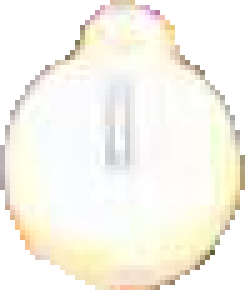
#> input picture segments/clock/clock_0_0000197.png, 50 x 58 px, given as the content of the folder w-hndkr5nq/home/dev/ClashVision/non-troop-dataset/images/val, which was not available (shown 5 times larger)
$ python get_arena_patches_from_segment.py
#> lines starting #> are read from the running program, lines starting #| are printed output that depends on the picture; after the words box and inside, x2 and y2 are one past the last pixel; in counts of white or black regions, pixels touching at a corner belong together; pictures that were not available may be replaced by others from this repository, and a replacement may not be noted
# synth_place_clocks.py
from pathlib import Path
import random, uuid, csv
from typing import Tuple
from PIL import Image, ImageFile
import numpy as np

from global_stuff.constants import BASE_DIR

# =========================
# CONFIG - set these paths
# =========================
ARENA_DIR      = BASE_DIR / "non-troop-dataset"/"images/val"     # folder of arena / live gameplay frames (RGB)
CLOCK_DIR      = BASE_DIR / "clock-segments"     # first dir (filenames like "0_*.png", "1_*.png", etc.)
BLUE_CLOCK_DIR = BASE_DIR /"segments"/"clock"       # second dir (only use files matching "clock_0_*.png", label them as 2)
OUTPUT_DIR     = BASE_DIR / "clock-validation-synth"   # where to save cropped composites + labels.csv

# per arena image: 10 from CLOCK_DIR, 1 from BLUE_CLOCK_DIR (label 2)
NUM_GENERAL_PER_ARENA = 2
NUM_BLUE_PER_ARENA    = 1

# crop padding around the visible clock (in pixels, computed as a fraction of the placed clock size)
PADDING_FRAC = 0.05  # 25% of max(w,h). Increase for more arena context.

# reproducibility
SEED = 1337
random.seed(SEED)
ImageFile.LOAD_TRUNCATED_IMAGES = True

# =========================
# helpers
# =========================
def list_images(folder: Path, exts=(".png", ".jpg", ".jpeg", ".webp", ".bmp", ".tif", ".tiff")):
    return sorted([p for p in folder.iterdir() if p.suffix.lower() in exts])

def ensure_output():
    OUTPUT_DIR.mkdir(parents=True, exist_ok=True)
    labels_csv = OUTPUT_DIR / "labels.csv"
    if not labels_csv.exists():
        with labels_csv.open("w", newline="") as f:
            w = csv.writer(f)
            w.writerow(["filename", "label"])
    return labels_csv

def parse_label_from_filename(fname: str) -> str:
    """
    For CLOCK_DIR files like '0_abcd1234.png' → '0'
    If not parsable, returns None.
    """
    stem = Path(fname).stem
    token = stem.split("_")[0]
    return token if token.isdigit() and token in ["0", "1", "2"] else None

def random_center(w: int, h: int) -> Tuple[int, int]:
    """Uniformly sample a center anywhere in the canvas."""
    cx = random.randint(0, max(0, w - 1))
    cy = random.randint(0, max(0, h - 1))
    return cx, cy

def place_patch_and_crop(arena_rgb: Image.Image, patch_rgba: Image.Image, center_xy=None, pad_frac=PADDING_FRAC):
    """
    Paste patch (with alpha) at random center (or provided), allow partial off-canvas,
    then crop a bounding box around the visible (non-transparent) pixels with padding.
    Returns (cropped_rgba or None).
    """
    W, H = arena_rgb.size
    patch_rgba = patch_rgba.convert("RGBA")
    pw, ph = patch_rgba.size

    # choose a random center if not provided
    if center_xy is None:
        cx, cy = random_center(W, H)
    else:
        cx, cy = center_xy

    # initial top-left where we'd place the full patch
    x0 = int(round(cx - pw / 2.0))
    y0 = int(round(cy - ph / 2.0))
    x1 = x0 + pw
    y1 = y0 + ph

    # intersection with arena bounds
    ix0 = max(0, x0); iy0 = max(0, y0)
    ix1 = min(W, x1); iy1 = min(H, y1)
    if ix0 >= ix1 or iy0 >= iy1:
        return None  # fully off-canvas, skip

    # crop the patch & mask to the intersection
    px0 = ix0 - x0; py0 = iy0 - y0
    px1 = px0 + (ix1 - ix0); py1 = py0 + (iy1 - iy0)
    visible_patch = patch_rgba.crop((px0, py0, px1, py1))  # RGBA
    mask = visible_patch.split()[3]  # alpha

    # compute tight bbox of non-zero alpha inside visible_patch
    mask_np = np.array(mask, dtype=np.uint8)
    ys, xs = np.where(mask_np > 0)
    if xs.size == 0:
        return None  # no visible pixels after clipping

    vx0, vx1 = int(xs.min()), int(xs.max()) + 1
    vy0, vy1 = int(ys.min()), int(ys.max()) + 1

    # paste onto a copy of arena to produce composite
    composite = arena_rgb.convert("RGBA").copy()
    composite.paste(visible_patch, (ix0, iy0), mask=mask)

    # bbox in arena coordinates for the visible alpha region
    bx0 = ix0 + vx0; by0 = iy0 + vy0
    bx1 = ix0 + vx1; by1 = iy0 + vy1

    # padding
    bw = bx1 - bx0; bh = by1 - by0
    pad = int(round(pad_frac * max(bw, bh)))
    cx0 = max(0, bx0 - pad); cy0 = max(0, by0 - pad)
    cx1 = min(W, bx1 + pad); cy1 = min(H, by1 + pad)

    if cx0 >= cx1 or cy0 >= cy1:
        return None

    crop_rgba = composite.crop((cx0, cy0, cx1, cy1))
    return crop_rgba

def save_patch_and_label(img_rgba: Image.Image, label: str, labels_csv: Path):
    uid = uuid.uuid4().hex[:8]
    out_name = f"{label}_{uid}.png"
    out_path = OUTPUT_DIR / out_name
    img_rgba.save(out_path)
    with labels_csv.open("a", newline="") as f:
        w = csv.writer(f)
        w.writerow([out_name, label])

# =========================
# main
# =========================
def main():
    labels_csv = ensure_output()

    # gather files
    arenas = list_images(ARENA_DIR)
    general = list_images(CLOCK_DIR)
    blue    = [p for p in list_images(BLUE_CLOCK_DIR) if p.stem.startswith("clock_0_")]

    if not arenas:
        print(f"[ERR] No arena images in {ARENA_DIR}"); return
    if not general:
        print(f"[ERR] No clock patches in {CLOCK_DIR}"); return
    if not blue:
        print(f"[WARN] No blue 'clock_0_*' patches found in {BLUE_CLOCK_DIR} (label 2).")

    print(f"[INFO] arenas={len(arenas)} | general_clocks={len(general)} | blue_clocks={len(blue)}")
    print(f"[INFO] output -> {OUTPUT_DIR}")

    for arena_path in arenas:
        # load arena once
        try:
            arena = Image.open(arena_path).convert("RGB")
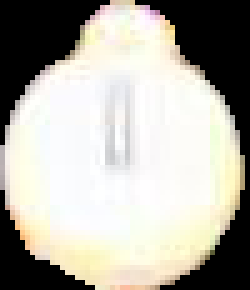
#> arena: PIL image 50x58 RGB (shown 5 times larger); mean R, G, B 174.7, 172.1, 163.1
        except Exception as e:
            print(f"[WARN] skip arena {arena_path.name}: {e}")
            continue

        # choose clocks for this arena
        # general: sample with replacement if fewer than needed
        chosen_general = [random.choice(general) for _ in range(NUM_GENERAL_PER_ARENA)] \
                         if len(general) < NUM_GENERAL_PER_ARENA \
                         else random.sample(general, NUM_GENERAL_PER_ARENA)

        # blue: at most NUM_BLUE_PER_ARENA (label=2). If none found, skip that part silently.
        chosen_blue = []
        if blue and NUM_BLUE_PER_ARENA > 0:
            chosen_blue = [random.choice(blue) for _ in range(NUM_BLUE_PER_ARENA)] \
                          if len(blue) < NUM_BLUE_PER_ARENA \
                          else random.sample(blue, NUM_BLUE_PER_ARENA)

        # place and crop general clocks
        for patch_path in chosen_general:
            try:
                patch = Image.open(patch_path).convert("RGBA")
#> patch is the input picture: PIL image 50x58 RGBA; mean R, G, B, A 174.7, 172.1, 163.1, 181
            except Exception as e:
                print(f"[WARN] bad patch {patch_path.name}: {e}")
                continue

            crop = place_patch_and_crop(arena, patch, pad_frac=PADDING_FRAC)
#> in place_patch_and_crop, `mask = visible_patch.split()[3]`:
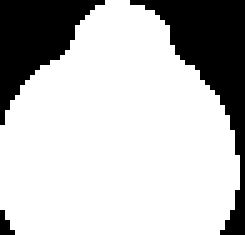
#> mask: PIL image 49x47 L (shown 5 times larger); 74.9% white; 3 black regions (1 under 20 px), largest, box (x1, y1, x2, y2) and area: (26, 0, 49, 47) 327, (0, 0, 21, 25) 243
#> in place_patch_and_crop, `ys, xs = np.where(mask_np > 0)`: ys = 1724 values from 0 to 46; xs = 1724 values, max 47 at index 1030, min 0 at index 702, mean 23.12
#> in place_patch_and_crop, `vx0, vx1 = int(xs.min()), int(xs.max()) + 1`: vx0 = 0; vx1 = 48
#> in place_patch_and_crop, `vy0, vy1 = int(ys.min()), int(ys.max()) + 1`: vy0 = 0; vy1 = 47
#> in place_patch_and_crop, `composite.paste(visible_patch, (ix0, iy0), mask=mask)`:
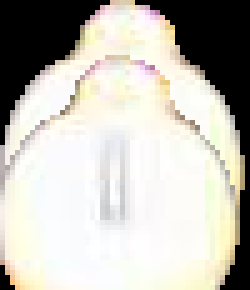
#> composite: PIL image 50x58 RGBA (shown 5 times larger); mean R, G, B, A 191.1, 188.6, 180.6, 255
#> in place_patch_and_crop, `bx0 = ix0 + vx0`: bx0 = 0
#> in place_patch_and_crop, `by0 = iy0 + vy0`: by0 = 11
#> in place_patch_and_crop, `bx1 = ix0 + vx1`: bx1 = 48
#> in place_patch_and_crop, `by1 = iy0 + vy1`: by1 = 58
#> in place_patch_and_crop, `bw = bx1 - bx0`: bw = 48
#> in place_patch_and_crop, `bh = by1 - by0`: bh = 47
#> in place_patch_and_crop, `pad = int(round(pad_frac * max(bw, bh)))`: pad = 2
#> in place_patch_and_crop, `cx0 = max(0, bx0 - pad)`: cx0 = 0
#> in place_patch_and_crop, `cy0 = max(0, by0 - pad)`: cy0 = 9
#> in place_patch_and_crop, `cx1 = min(W, bx1 + pad)`: cx1 = 50
#> in place_patch_and_crop, `cy1 = min(H, by1 + pad)`: cy1 = 58
            if crop is None:
                # try a couple more centers before giving up
                tries = 3
                ok = False
                for _ in range(tries):
                    crop = place_patch_and_crop(arena, patch, pad_frac=PADDING_FRAC)
                    if crop is not None:
                        ok = True; break
                if not ok:
                    continue

            label = parse_label_from_filename(patch_path.name)  # from '0_*.png', '1_*.png', etc.
            if label is None:
                print(f"[WARN] skipping {patch_path.name} - no valid label (0, 1, 2)")
                continue
            save_patch_and_label(crop, label, labels_csv)

        # place and crop blue clocks (label=2)
        for patch_path in chosen_blue:
            try:
                patch = Image.open(patch_path).convert("RGBA")
            except Exception as e:
                print(f"[WARN] bad blue patch {patch_path.name}: {e}")
                continue

            crop = place_patch_and_crop(arena, patch, pad_frac=PADDING_FRAC)
#> call 3 of place_patch_and_crop, with pad_frac = 0.05
#> in place_patch_and_crop (call 3), `visible_patch = patch_rgba.crop((px0, py0, px1, py1))`:
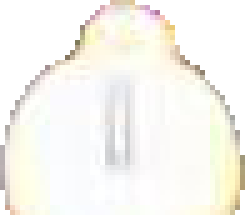
#> visible_patch: PIL image 50x43 RGBA (shown 5 times larger); mean R, G, B, A 178.5, 176.8, 171.1, 185.1; transparent parts drawn white
#> in place_patch_and_crop (call 3), `mask = visible_patch.split()[3]`:
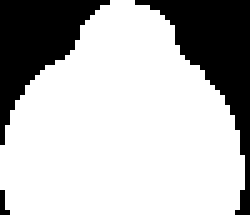
#> mask: PIL image 50x43 L (shown 5 times larger); 72.6% white; 3 black regions (1 under 20 px), largest, box (x1, y1, x2, y2) and area: (27, 0, 50, 43) 311, (0, 0, 22, 29) 272
#> in place_patch_and_crop (call 3), `ys, xs = np.where(mask_np > 0)`: ys = 1561 values from 0 to 42; xs = 1561 values, max 48 at index 1033, min 0 at index 889, mean 24
#> in place_patch_and_crop (call 3), `vx0, vx1 = int(xs.min()), int(xs.max()) + 1`: vx1 = 49
#> in place_patch_and_crop (call 3), `vy0, vy1 = int(ys.min()), int(ys.max()) + 1`: vy1 = 43
#> in place_patch_and_crop (call 3), `composite.paste(visible_patch, (ix0, iy0), mask=mask)`:
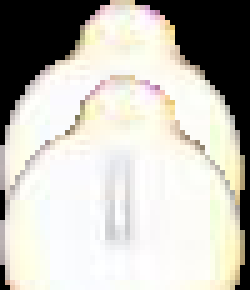
#> composite: PIL image 50x58 RGBA (shown 5 times larger); mean R, G, B, A 192.6, 190.3, 182.9, 255
#> in place_patch_and_crop (call 3), `by0 = iy0 + vy0`: by0 = 15
#> in place_patch_and_crop (call 3), `bx1 = ix0 + vx1`: bx1 = 49
#> in place_patch_and_crop (call 3), `bh = by1 - by0`: bh = 43
#> in place_patch_and_crop (call 3), `cy0 = max(0, by0 - pad)`: cy0 = 13
#> in place_patch_and_crop (call 3), `crop_rgba = composite.crop((cx0, cy0, cx1, cy1))`:
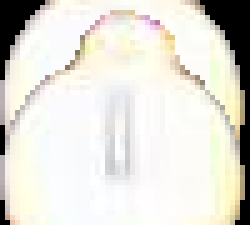
#> crop_rgba: PIL image 50x45 RGBA (shown 5 times larger); mean R, G, B, A 223.4, 221.4, 213.6, 255
            if crop is None:
                tries = 3
                ok = False
                for _ in range(tries):
                    crop = place_patch_and_crop(arena, patch, pad_frac=PADDING_FRAC)
                    if crop is not None:
                        ok = True; break
                if not ok:
                    continue

            save_patch_and_label(crop, "2", labels_csv)  # force label=2 for blue clocks

    print("\n✅ Done.")

if __name__ == "__main__":
    OUTPUT_DIR.mkdir(parents=True, exist_ok=True)
    main()
